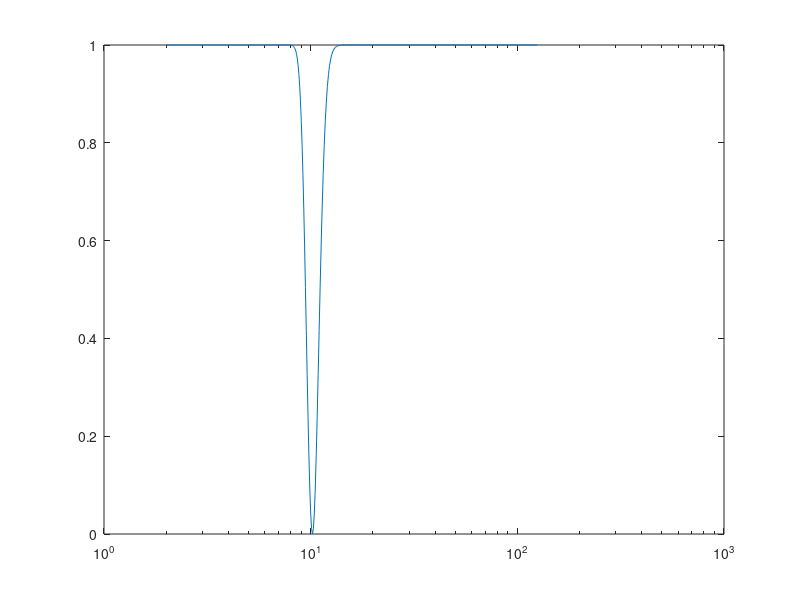

Source code (MATLAB): (Note: this script raises an error after producing the figure.)
% To generate a synthetic cross correlation based on the noise source 
% distribution, and using Sadeghisorkhani et al (2016) approach. Here, it
% sums the narrow band cross-correlations to have a broad band cross-correlation.
% Briefly, summation of box-car cross-correlations.
%
% in ver 3: I use the non-filtered formulation for cross-correlation
% calculation.
%
% Hamzeh Sadeghisorkhani
% 25 aug 2016
% ver 3: 13 dec 2016

clc;close all;clear; tic

pr= 'n';
%========================================
d= 400;                 % distance
dt= .5;                 % time interval
t= -800:dt:800;         % time

N_level= 1.5;            % noise level

% df= (1/dt)/length(t)    % frequency interval (Nyqust/N)
%freq= .009:.0001:1;
f= .008:.001:.5;
T= 1./f;

% T= 2:.02:120;           % period
amp= ones(1,length(T)); % amplitude
% amp(215:235)= 0;
% amp(260:295)= 0;

% smooth low amplitude
% x = linspace(-4,4,21); norm1 = normpdf(x,0,1);
% x = linspace(-4,4,37); norm2 = normpdf(x,0,1);
% amp(215:235)= 1-(1/max(norm1))*norm1;
% amp(260:296)= 1-(1/max(norm1))*norm2;

T2= 14;
T1= 8;
ind2= find(min(abs(T-T2))==abs(T-T2));
ind1= find(min(abs(T-T1))==abs(T-T1));

x = linspace(-4,4,ind1-ind2+1); norm1 = normpdf(x,0,1);
amp(ind2:ind1)= 1-(1/max(norm1))*norm1;
% amp(ind2:ind1)= 1-2*norm1;


figure
semilogx(T,amp); ylim([0 1])


load('CUS_vp_vg.mat')   % load dispersion
%========================================

vp= interp1(per,vpp,T,'spline');


[ Q, ~ ] = An_ZZ2( t, T, d, vp, amp );

figure
plot(t,Q)


% add noise
noise= N_level* randn(1,length(Q));
noise= tukeywin(length(noise),.05)'.* bandpass_n(noise,1/110,1/4,dt,4);

lev= rms(noise)/max(Q)*100

Q= Q+ noise;


figure
plot(t,Q)

%%  save to sac file
load('header.mat')

h(1)= dt;
h(6)= t(1);
h(7)= t(end);
h(51)= d;

if pr=='y'
    wtSac('./calculated_data/corr_sm0_noise.sac',h,Q)
end

toc